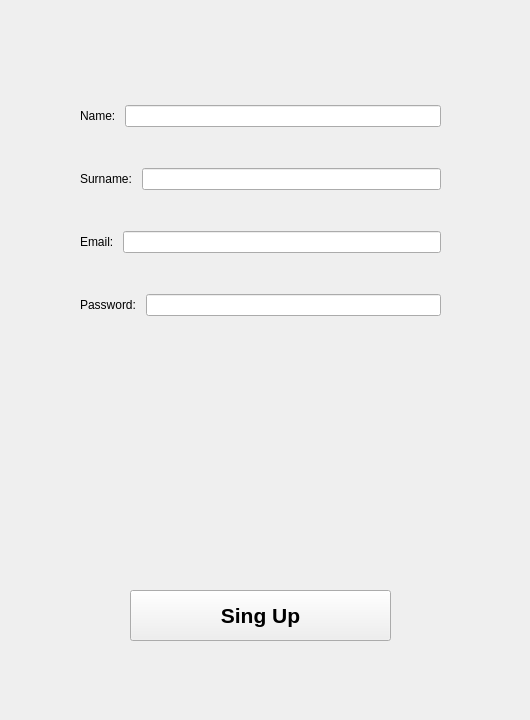
<?xml version="1.0" encoding="UTF-8"?>
<ui version="4.0">
 <class>MainWindow</class>
 <widget class="QMainWindow" name="MainWindow">
  <property name="geometry">
   <rect>
    <x>0</x>
    <y>0</y>
    <width>530</width>
    <height>720</height>
   </rect>
  </property>
  <property name="windowTitle">
   <string>MainWindow</string>
  </property>
  <widget class="QWidget" name="centralwidget">
   <widget class="QWidget" name="widget" native="true">
    <property name="geometry">
     <rect>
      <x>60</x>
      <y>40</y>
      <width>401</width>
      <height>621</height>
     </rect>
    </property>
    <widget class="QPushButton" name="pushButton">
     <property name="geometry">
      <rect>
       <x>70</x>
       <y>550</y>
       <width>261</width>
       <height>51</height>
      </rect>
     </property>
     <property name="font">
      <font>
       <pointsize>16</pointsize>
       <weight>75</weight>
       <bold>true</bold>
      </font>
     </property>
     <property name="text">
      <string>Sing Up</string>
     </property>
    </widget>
    <widget class="QWidget" name="">
     <property name="geometry">
      <rect>
       <x>20</x>
       <y>30</y>
       <width>361</width>
       <height>281</height>
      </rect>
     </property>
     <layout class="QVBoxLayout" name="verticalLayout">
      <item>
       <layout class="QHBoxLayout" name="horizontalLayout">
        <item>
         <widget class="QLabel" name="label">
          <property name="text">
           <string>Name: </string>
          </property>
         </widget>
        </item>
        <item>
         <widget class="QLineEdit" name="lineEdit"/>
        </item>
       </layout>
      </item>
      <item>
       <layout class="QHBoxLayout" name="horizontalLayout_2">
        <item>
         <widget class="QLabel" name="label_2">
          <property name="text">
           <string>Surname: </string>
          </property>
         </widget>
        </item>
        <item>
         <widget class="QLineEdit" name="lineEdit_2"/>
        </item>
       </layout>
      </item>
      <item>
       <layout class="QHBoxLayout" name="horizontalLayout_3">
        <item>
         <widget class="QLabel" name="label_3">
          <property name="text">
           <string>Email: </string>
          </property>
         </widget>
        </item>
        <item>
         <widget class="QLineEdit" name="lineEdit_3"/>
        </item>
       </layout>
      </item>
      <item>
       <layout class="QHBoxLayout" name="horizontalLayout_4">
        <item>
         <widget class="QLabel" name="label_4">
          <property name="text">
           <string>Password: </string>
          </property>
         </widget>
        </item>
        <item>
         <widget class="QLineEdit" name="lineEdit_4"/>
        </item>
       </layout>
      </item>
     </layout>
    </widget>
   </widget>
  </widget>
 </widget>
 <resources/>
 <connections/>
</ui>
